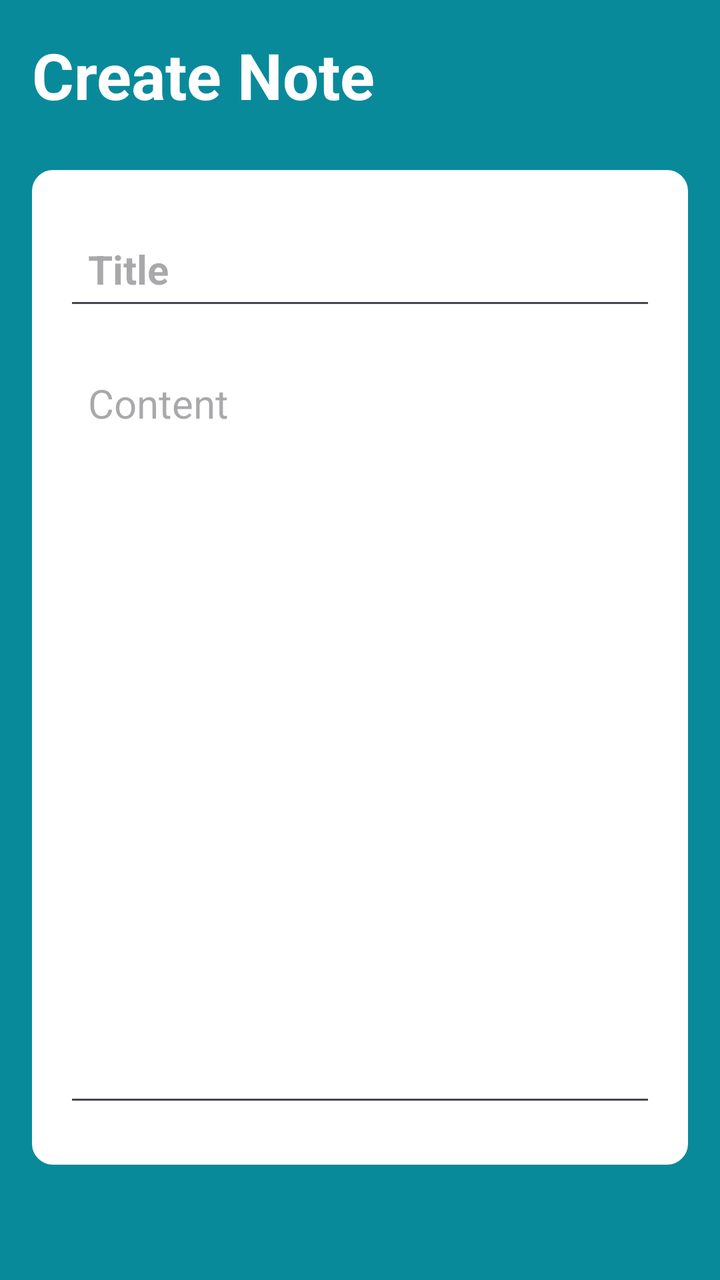
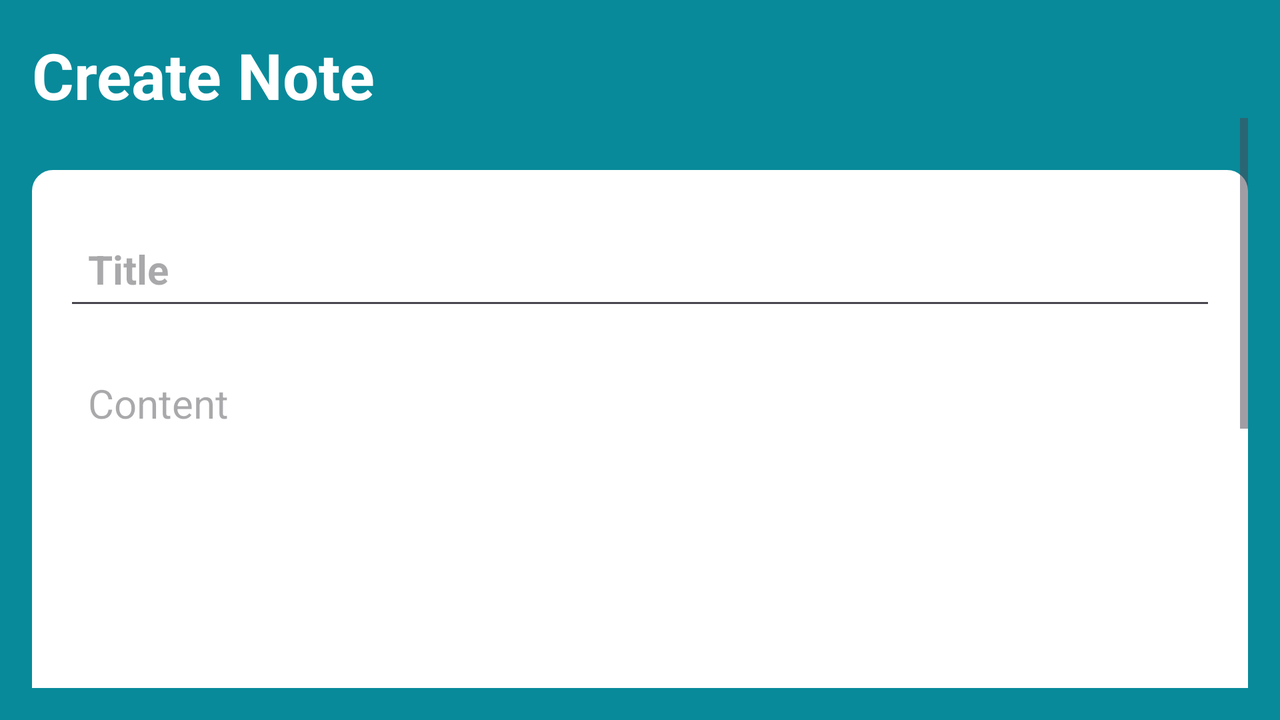

First picture: res/layout/ on a phone held upright. Second picture: the repository's own variant of that layout, on a device whose configuration matches the variant's folder. Source for both follows.
<!-- AndroidManifest.xml: application theme Theme.NoteMaster -->
<!-- res/layout/activity_note_details.xml -->
<?xml version="1.0" encoding="utf-8"?>
<RelativeLayout xmlns:android="http://schemas.android.com/apk/res/android"
    xmlns:app="http://schemas.android.com/apk/res-auto"
    xmlns:tools="http://schemas.android.com/tools"
    android:layout_width="match_parent"
    android:layout_height="match_parent"
    android:background="@color/primary"
    android:padding="16dp"
    tools:context=".NoteDetailsActivity">
    
    <RelativeLayout
        android:layout_width="match_parent"
        android:layout_height="wrap_content"
        android:id="@+id/title_bar_layout">
        <TextView
            android:layout_width="wrap_content"
            android:layout_height="wrap_content"
            android:id="@+id/page_title"
            android:text="Create Note"
            android:textSize="32sp"
            android:textColor="@color/white"
            android:textStyle="bold"/>
        
        <ImageButton
            android:layout_width="36dp"
            android:layout_height="36dp"
            android:id="@+id/create_note_btn"
            android:src="@drawable/baseline_done_24"
            android:layout_alignParentEnd="true"
            android:layout_centerVertical="true"
            app:tint="@color/white"
            android:background="?attr/selectableItemBackgroundBorderless"/>
    </RelativeLayout>
    
    <LinearLayout
        android:layout_width="match_parent"
        android:layout_height="wrap_content"
        android:layout_below="@id/title_bar_layout"
        android:orientation="vertical"
        android:padding="16dp"
        android:layout_marginVertical="26dp"
        android:backgroundTint="@color/white"
        android:background="@drawable/rounded_corner">

        <EditText
            android:layout_width="match_parent"
            android:layout_height="wrap_content"
            android:id="@+id/notes_title_text"
            android:hint="Title"
            android:textSize="20sp"
            android:textStyle="bold"
            android:layout_marginVertical="8dp"
            android:padding="12dp"
            android:textColor="@color/black"/>

        <EditText
            android:layout_width="match_parent"
            android:layout_height="wrap_content"
            android:id="@+id/notes_content_text"
            android:hint="Content"
            android:minLines="15"
            android:gravity="top"
            android:textSize="20sp"
            android:layout_marginVertical="8dp"
            android:padding="12dp"
            android:textColor="@color/black"/>
    </LinearLayout>
    
    <TextView
        android:layout_width="match_parent"
        android:layout_height="wrap_content"
        android:id="@+id/delete_note_btn"
        android:text="Delete note"
        android:layout_alignParentBottom="true"
        android:gravity="center"
        android:textSize="18sp"
        android:visibility="gone"
        android:textColor="@color/red"/>

</RelativeLayout>
<!-- resources referenced by this layout -->
<resources>
  <color name="black">#FF000000</color>
  <color name="primary">#088A9A</color>
  <color name="white">#FFFFFFFF</color>
  <!-- drawable rounded_corner (drawable) -->
  <?xml version="1.0" encoding="utf-8"?>
  <shape xmlns:android="http://schemas.android.com/apk/res/android"
      android:shape="rectangle">
      <corners android:radius="10dp"/>
      <stroke android:width="1dp" android:color="@color/primaryNight"/>
  
  </shape>
  <style name="Theme.NoteMaster" parent="Base.Theme.NoteMaster" />
  <color name="primaryNight">#043F47</color>
  <style name="Base.Theme.NoteMaster" parent="Theme.Material3.DayNight.NoActionBar">
          <item name="colorPrimary">@color/primary</item>
          <item name="colorPrimaryVariant">@color/primary</item>
          <item name="android:statusBarColor">@color/primary</item>
      </style>
</resources>
<!-- res/layout-land/activity_note_details.xml (the repository's variant of the layout above) -->
<!-- drawn on the phone turned sideways -->
<?xml version="1.0" encoding="utf-8"?>
<RelativeLayout xmlns:android="http://schemas.android.com/apk/res/android"
    xmlns:app="http://schemas.android.com/apk/res-auto"
    xmlns:tools="http://schemas.android.com/tools"
    android:layout_width="match_parent"
    android:layout_height="match_parent"
    android:background="@color/primary"
    android:padding="16dp"
    tools:context=".NoteDetailsActivity">

    <RelativeLayout
        android:layout_width="match_parent"
        android:layout_height="wrap_content"
        android:id="@+id/title_bar_layout">
        <TextView
            android:layout_width="wrap_content"
            android:layout_height="wrap_content"
            android:id="@+id/page_title"
            android:text="@string/create_note"
            android:textSize="32sp"
            android:textColor="@color/white"
            android:textStyle="bold"/>

        <ImageButton
            android:layout_width="36dp"
            android:layout_height="36dp"
            android:id="@+id/create_note_btn"
            android:src="@drawable/baseline_done_24"
            android:layout_alignParentEnd="true"
            android:layout_centerVertical="true"
            app:tint="@color/white"
            android:background="?attr/selectableItemBackgroundBorderless"/>
    </RelativeLayout>

    <ScrollView
        android:layout_width="match_parent"
        android:layout_height="match_parent"
        android:layout_below="@id/title_bar_layout"
        android:layout_above="@id/delete_note_btn">

        <LinearLayout
            android:layout_width="match_parent"
            android:layout_height="wrap_content"
            android:orientation="vertical"
            android:padding="16dp"
            android:layout_marginVertical="26dp"
            android:backgroundTint="@color/white"
            android:background="@drawable/rounded_corner">

            <EditText
                android:layout_width="match_parent"
                android:layout_height="wrap_content"
                android:id="@+id/notes_title_text"
                android:hint="@string/title"
                android:textSize="20sp"
                android:textStyle="bold"
                android:layout_marginVertical="8dp"
                android:padding="12dp"
                android:textColor="@color/black"/>

            <EditText
                android:layout_width="match_parent"
                android:layout_height="wrap_content"
                android:id="@+id/notes_content_text"
                android:hint="@string/content"
                android:minLines="15"
                android:gravity="top"
                android:textSize="20sp"
                android:layout_marginVertical="8dp"
                android:padding="12dp"
                android:textColor="@color/black"/>
        </LinearLayout>

    </ScrollView>

    <TextView
        android:layout_width="match_parent"
        android:layout_height="wrap_content"
        android:id="@+id/delete_note_btn"
        android:text="@string/delete_note"
        android:layout_alignParentBottom="true"
        android:gravity="center"
        android:textSize="18sp"
        android:visibility="gone"
        android:textColor="@color/red"/>
</RelativeLayout>
<!-- resources referenced by the variant -->
<!-- as the phone turned sideways resolves them -->
<resources>
  <color name="black">#FF000000</color>
  <color name="primary">#088A9A</color>
  <color name="white">#FFFFFFFF</color>
  <!-- drawable rounded_corner (drawable) -->
  <?xml version="1.0" encoding="utf-8"?>
  <shape xmlns:android="http://schemas.android.com/apk/res/android"
      android:shape="rectangle">
      <corners android:radius="10dp"/>
      <stroke android:width="1dp" android:color="@color/primaryNight"/>
  
  </shape>
  <string name="content">Content</string>
  <string name="create_note">Create Note</string>
  <string name="delete_note">Delete note</string>
  <string name="title">Title</string>
  <style name="Theme.NoteMaster" parent="Base.Theme.NoteMaster" />
  <color name="primaryNight">#043F47</color>
  <style name="Base.Theme.NoteMaster" parent="Theme.Material3.DayNight.NoActionBar">
          <item name="colorPrimary">@color/primary</item>
          <item name="colorPrimaryVariant">@color/primary</item>
          <item name="android:statusBarColor">@color/primary</item>
      </style>
</resources>
